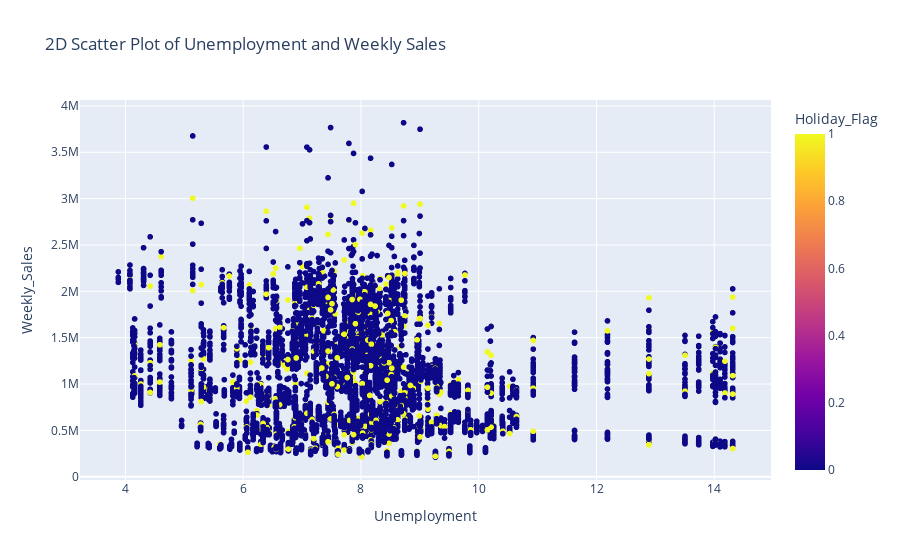

The notebook cell saved with this chart:
### Code cell
px.scatter(walmart,x='Unemployment',y='Weekly_Sales',color='Holiday_Flag',title='2D Scatter Plot of Unemployment and Weekly Sales')

### Figure 1 — Plotly figure (JSON) as saved in the notebook; plotly's stock layout.template omitted (floating-point values rounded to 4 significant figures; data arrays with more than 128 entries replaced by an {"elided": "..."} marker saying what was removed)
{"data": [{"hovertemplate": "Unemployment=%{x}<br>Weekly_Sales=%{y}<br>Holiday_Flag=%{marker.color}<extra></extra>", "legendgroup": "", "marker": {"color": {"elided": "6435 int values"}, "coloraxis": "coloraxis", "symbol": "circle"}, "mode": "markers", "name": "", "showlegend": false, "type": "scattergl", "x": {"elided": "6435 float values"}, "xaxis": "x", "y": {"elided": "6435 float values"}, "yaxis": "y"}], "layout": {"coloraxis": {"colorbar": {"title": {"text": "Holiday_Flag"}}, "colorscale": [[0, "#0d0887"], [0.1111, "#46039f"], [0.2222, "#7201a8"], [0.3333, "#9c179e"], [0.4444, "#bd3786"], [0.5556, "#d8576b"], [0.6667, "#ed7953"], [0.7778, "#fb9f3a"], [0.8889, "#fdca26"], [1, "#f0f921"]]}, "legend": {"tracegroupgap": 0}, "title": {"text": "2D Scatter Plot of Unemployment and Weekly Sales"}, "xaxis": {"anchor": "y", "domain": [0, 1], "title": {"text": "Unemployment"}}, "yaxis": {"anchor": "x", "domain": [0, 1], "title": {"text": "Weekly_Sales"}}}}
